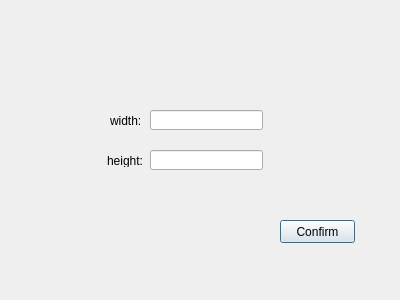
<?xml version="1.0" encoding="UTF-8"?>
<ui version="4.0">
 <class>Dialog</class>
 <widget class="QDialog" name="Dialog">
  <property name="geometry">
   <rect>
    <x>0</x>
    <y>0</y>
    <width>400</width>
    <height>300</height>
   </rect>
  </property>
  <property name="windowTitle">
   <string>Dialog</string>
  </property>
  <widget class="QLabel" name="width_label">
   <property name="geometry">
    <rect>
     <x>110</x>
     <y>115</y>
     <width>54</width>
     <height>12</height>
    </rect>
   </property>
   <property name="text">
    <string>width:</string>
   </property>
  </widget>
  <widget class="QLabel" name="height_label">
   <property name="geometry">
    <rect>
     <x>107</x>
     <y>155</y>
     <width>54</width>
     <height>12</height>
    </rect>
   </property>
   <property name="text">
    <string>height:</string>
   </property>
  </widget>
  <widget class="QLineEdit" name="width_input">
   <property name="geometry">
    <rect>
     <x>150</x>
     <y>110</y>
     <width>113</width>
     <height>20</height>
    </rect>
   </property>
  </widget>
  <widget class="QLineEdit" name="height_input">
   <property name="geometry">
    <rect>
     <x>150</x>
     <y>150</y>
     <width>113</width>
     <height>20</height>
    </rect>
   </property>
  </widget>
  <widget class="QPushButton" name="pushButton">
   <property name="geometry">
    <rect>
     <x>280</x>
     <y>220</y>
     <width>75</width>
     <height>23</height>
    </rect>
   </property>
   <property name="text">
    <string>Confirm</string>
   </property>
  </widget>
 </widget>
 <resources/>
 <connections/>
</ui>
